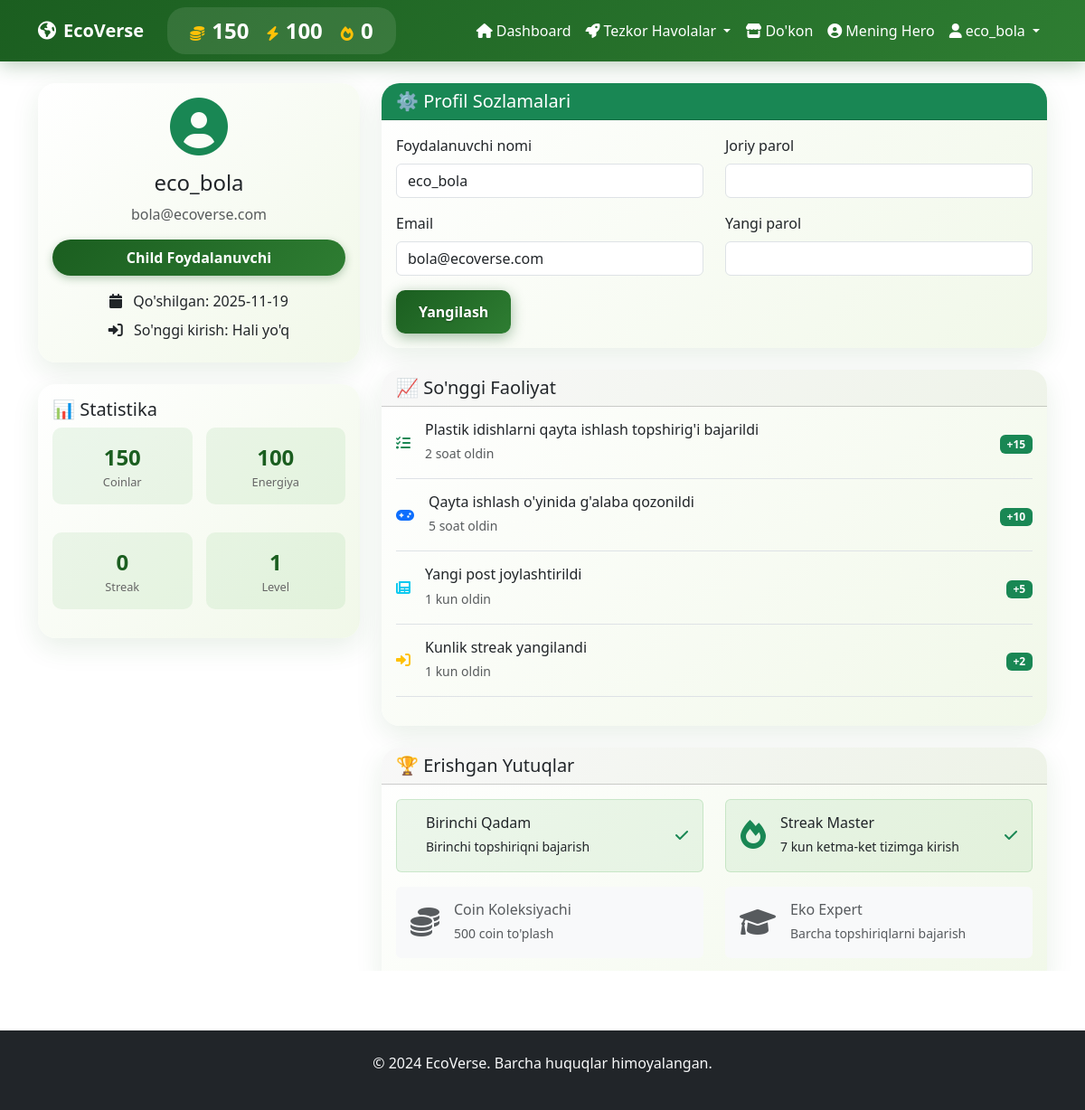
The page /profile (signed in) on the database its author committed.
### app.py (models this page shows)
class User(UserMixin, db.Model):
    id = db.Column(db.Integer, primary_key=True)
    username = db.Column(db.String(80), unique=True, nullable=False)
    email = db.Column(db.String(120), unique=True, nullable=False)
    password_hash = db.Column(db.String(200), nullable=False)
    role = db.Column(db.String(20), nullable=False, default='child')
    coins = db.Column(db.Integer, default=0)
    energy = db.Column(db.Integer, default=100)
    streak = db.Column(db.Integer, default=0)
    last_login = db.Column(db.DateTime)
    created_at = db.Column(db.DateTime, default=datetime.utcnow)
    avatar = db.Column(db.String(200), default='default.png')
    is_admin = db.Column(db.Boolean, default=False)

### app.py (the view)
@app.route('/profile')
@login_required
def profile():
    return render_template('profile.html', user=current_user)

### app.py (called while the page is built)
@login_manager.user_loader
def load_user(user_id):
    return User.query.get(int(user_id))

### templates/profile.html (shortened to what this page needs)
{% extends "base.html" %}
{% block content %}
<div class="container mt-4">
    <div class="row">
        <div class="col-md-4">
            <div class="card eco-card">
                <div class="card-body text-center">
                    <div class="profile-avatar mb-3">
                        <i class="fas fa-user-circle fa-4x text-success"></i>
                    </div>
                    <h4>{{ user.username }}</h4>
                    <p class="text-muted">{{ user.email }}</p>
                    <div class="badge-eco mb-3">
                        {{ user.role|title }} Foydalanuvchi
                    </div>
                    <div class="profile-stats">
                        <div class="stat-item mb-2">
                            <i class="fas fa-calendar me-2"></i>
                            Qo'shilgan: {{ user.created_at.strftime('%Y-%m-%d') }}
                        </div>
                        <div class="stat-item mb-2">
                            <i class="fas fa-sign-in-alt me-2"></i>
                            So'nggi kirish: {{ user.last_login.strftime('%Y-%m-%d %H:%M') if user.last_login else 'Hali yo\'q' }}
                        </div>
                    </div>
                </div>
            </div>
            <div class="card eco-card mt-4">
                <div class="card-body">
                    <h5 class="card-title">📊 Statistika</h5>
                    <div class="stats-grid">
                        <div class="stat-box text-center mb-3">
                            <div class="stat-value">{{ user.coins }}</div>
                            <div class="stat-label">Coinlar</div>
                        </div>
                        <div class="stat-box text-center mb-3">
                            <div class="stat-value">{{ user.energy }}</div>
                            <div class="stat-label">Energiya</div>
                        </div>
                        <div class="stat-box text-center mb-3">
                            <div class="stat-value">{{ user.streak }}</div>
                            <div class="stat-label">Streak</div>
                        </div>
                        <div class="stat-box text-center mb-3">
                            <div class="stat-value">{{ (user.streak // 7) + 1 }}</div>
                            <div class="stat-label">Level</div>
                        </div>
                    </div>
                </div>
            </div>
        </div>
        <div class="col-md-8">
            <div class="card eco-card mb-4">
                <div class="card-header bg-success text-white">
                    <h5 class="mb-0">⚙️ Profil Sozlamalari</h5>
                </div>
                <div class="card-body">
                    <form id="profileForm">
                        <div class="row">
                            <div class="col-md-6">
                                <div class="mb-3">
                                    <label for="username" class="form-label">Foydalanuvchi nomi</label>
                                    <input type="text" class="form-control" id="username" value="{{ user.username }}" readonly>
                                </div>
                                <div class="mb-3">
                                    <label for="email" class="form-label">Email</label>
                                    <input type="email" class="form-control" id="email" value="{{ user.email }}" readonly>
                                </div>
                            </div>
                            <div class="col-md-6">
                                <div class="mb-3">
                                    <label for="currentPassword" class="form-label">Joriy parol</label>
                                    <input type="password" class="form-control" id="currentPassword">
                                </div>
                                <div class="mb-3">
                                    <label for="newPassword" class="form-label">Yangi parol</label>
                                    <input type="password" class="form-control" id="newPassword">
                                </div>
                            </div>
                        </div>
                        <button type="submit" class="btn btn-eco">Yangilash</button>
                    </form>
                </div>
            </div>
            <div class="card eco-card">
                <div class="card-header">
                    <h5 class="mb-0">📈 So'nggi Faoliyat</h5>
                </div>
                <div class="card-body">
                    <div class="activity-list">
                        {% for activity in [
                            {"type": "task", "text": "Plastik idishlarni qayta ishlash topshirig'i bajarildi", "time": "2 soat oldin", "coins": 15},
                            {"type": "game", "text": "Qayta ishlash o'yinida g'alaba qozonildi", "time": "5 soat oldin", "coins": 10},
                            {"type": "post", "text": "Yangi post joylashtirildi", "time": "1 kun oldin", "coins": 5},
                            {"type": "login", "text": "Kunlik streak yangilandi", "time": "1 kun oldin", "coins": 2}
                        ] %}
                        <div class="activity-item d-flex align-items-center mb-3 pb-3 border-bottom">
                            <div class="activity-icon me-3">
                                {% if activity.type == 'task' %}
                                <i class="fas fa-tasks text-success"></i>
                                {% elif activity.type == 'game' %}
                                <i class="fas fa-gamepad text-primary"></i>
                                {% elif activity.type == 'post' %}
                                <i class="fas fa-newspaper text-info"></i>
                                {% else %}
                                <i class="fas fa-sign-in-alt text-warning"></i>
                                {% endif %}
                            </div>
                            <div class="activity-content flex-grow-1">
                                <h6 class="mb-1">{{ activity.text }}</h6>
                                <small class="text-muted">{{ activity.time }}</small>
                            </div>
                            <div class="activity-coins">
                                <span class="badge bg-success">+{{ activity.coins }}</span>
                            </div>
                        </div>
                        {% endfor %}
                    </div>
                </div>
            </div>
            <div class="card eco-card mt-4">
                <div class="card-header">
                    <h5 class="mb-0">🏆 Erishgan Yutuqlar</h5>
                </div>
                <div class="card-body">
                    <div class="row">
                        {% for achievement in [
                            {"name": "Birinchi Qadam", "desc": "Birinchi topshiriqni bajarish", "icon": "fas fa-footstep", "earned": true},
                            {"name": "Streak Master", "desc": "7 kun ketma-ket tizimga kirish", "icon": "fas fa-fire", "earned": true},
                            {"name": "Coin Koleksiyachi", "desc": "500 coin to'plash", "icon": "fas fa-coins", "earned": false},
                            {"name": "Eko Expert", "desc": "Barcha topshiriqlarni bajarish", "icon": "fas fa-graduation-cap", "earned": false}
                        ] %}
                        <div class="col-md-6 mb-3">
                            <div class="achievement-item d-flex align-items-center p-3 {% if achievement.earned %}bg-light-success{% else %}bg-light{% endif %} rounded">
                                <div class="achievement-icon me-3">
                                    <i class="{{ achievement.icon }} fa-2x {% if achievement.earned %}text-success{% else %}text-muted{% endif %}"></i>
                                </div>
                                <div class="achievement-content">
                                    <h6 class="mb-1 {% if not achievement.earned %}text-muted{% endif %}">{{ achievement.name }}</h6>
                                    <small class="{% if not achievement.earned %}text-muted{% endif %}">{{ achievement.desc }}</small>
                                </div>
                                {% if achievement.earned %}
                                <div class="achievement-badge ms-auto">
                                    <i class="fas fa-check text-success"></i>
                                </div>
                                {% endif %}
                            </div>
                        </div>
                        {% endfor %}
                    </div>
                </div>
            </div>
        </div>
    </div>
</div>
{% endblock %}

### templates/base.html (shortened to what this page needs)
<!DOCTYPE html>
<html lang="uz">
<head>
    <link href="https://cdn.jsdelivr.net/npm/bootstrap@5.3.0/dist/css/bootstrap.min.css" rel="stylesheet">
    <link rel="stylesheet" href="https://cdnjs.cloudflare.com/ajax/libs/font-awesome/6.0.0/css/all.min.css">
    <link rel="stylesheet" href="/static/css/eco-style.css">
    <link rel="stylesheet" href="/static/css/eco-animations.css">
</head>
<body>
    <nav class="navbar navbar-expand-lg navbar-dark navbar-eco">
        <div class="container">
            <a class="navbar-brand fw-bold" href="{{ url_for('dashboard') }}">
                <i class="fas fa-earth-americas me-2"></i>EcoVerse
            </a>
            {% if current_user.is_authenticated %}
            <div class="user-stats d-none d-md-flex">
                <div class="stat-item">
                    <i class="fas fa-coins text-warning me-1"></i>
                    <span class="stat-value text-white">{{ current_user.coins }}</span>
                </div>
                <div class="stat-item">
                    <i class="fas fa-bolt text-warning me-1"></i>
                    <span class="stat-value text-white">{{ current_user.energy }}</span>
                </div>
                <div class="stat-item">
                    <i class="fas fa-fire text-warning me-1"></i>
                    <span class="stat-value text-white">{{ current_user.streak }}</span>
                </div>
            </div>
            {% endif %}
            <div class="collapse navbar-collapse" id="navbarNav">
                <ul class="navbar-nav ms-auto">
                    {% if current_user.is_authenticated %}
                    <li class="nav-item">
                        <a class="nav-link" href="{{ url_for('dashboard') }}">
                            <i class="fas fa-home me-1"></i>Dashboard
                        </a>
                    </li>
                    <li class="nav-item dropdown">
                        <a class="nav-link dropdown-toggle" href="#" role="button" data-bs-toggle="dropdown">
                            <i class="fas fa-rocket me-1"></i>Tezkor Havolalar
                        </a>
                    </li>
                    <li class="nav-item">
                        <a class="nav-link" href="{{ url_for('shop') }}">
                            <i class="fas fa-store me-1"></i>Do'kon
                        </a>
                    </li>
                    <li class="nav-item">
                        <a class="nav-link" href="{{ url_for('hero') }}">
                            <i class="fas fa-user-circle me-1"></i>Mening Hero
                        </a>
                    </li>
                    <li class="nav-item dropdown">
                        <a class="nav-link dropdown-toggle" href="#" role="button" data-bs-toggle="dropdown">
                            <i class="fas fa-user me-1"></i>{{ current_user.username }}
                        </a>
                    </li>
                    {% endif %}
                </ul>
            </div>
        </div>
    </nav>
    <main>
        {% block content %}{% endblock %}
    </main>
    <footer class="bg-dark text-light py-4 mt-5">
        <div class="container text-center">
            <p>&copy; 2024 EcoVerse. Barcha huquqlar himoyalangan.</p>
        </div>
    </footer>
</body>
</html>

### static/css/eco-style.css (style rules this page uses)
:root { --header-green: #1B5E20; --header-green-dark: #145218; --header-green-light: #2E7D32; --button-green: #1B5E20; --button-green-hover: #145218; --button-green-light: #2E7D32; --primary-color: #1B5E20; --secondary-color: #2E7D32; --accent-color: #4CAF50; --light-green: #E8F5E8; --very-light-green: #F1F8E9; }
.btn-eco { background: linear-gradient(135deg, #1B5E20, #2E7D32) !important; color: white !important; border: none !important; border-radius: 10px; padding: 12px 25px; font-weight: 600; transition: all 0.3s ease; box-shadow: 0 4px 15px rgba(27, 94, 32, 0.4); text-shadow: 0 1px 2px rgba(0,0,0,0.3); }
button[type="submit"], input[type="submit"] { background: linear-gradient(135deg, #1B5E20, #2E7D32) !important; border: none !important; color: white !important; border-radius: 10px; padding: 12px 25px; font-weight: 600; transition: all 0.3s ease; box-shadow: 0 4px 15px rgba(27, 94, 32, 0.4); }
.badge-eco { background: linear-gradient(135deg, #1B5E20, #2E7D32) !important; color: white !important; padding: 8px 15px; border-radius: 20px; font-weight: 600; box-shadow: 0 3px 10px rgba(27, 94, 32, 0.3); }

### static/css/eco-animations.css (style rules this page uses)
:root { --header-green: #1B5E20; --header-green-dark: #145218; --header-green-light: #2E7D32; --primary-color: #1B5E20; --secondary-color: #2E7D32; --accent-color: #4CAF50; --light-green: #E8F5E8; --very-light-green: #F1F8E9; --leaf-green: #388E3C; --nature-brown: #8D6E63; --sun-yellow: #FFD54F; --water-blue: #4FC3F7; }
.eco-card { background: linear-gradient(135deg, #FFFFFF 0%, var(--very-light-green) 100%); border: none; border-radius: 20px; box-shadow: 0 10px 30px rgba(27, 94, 32, 0.1); transition: all 0.4s ease; position: relative; overflow: hidden; }
.eco-card::before { content: ''; position: absolute; top: 0; left: -100%; width: 100%; height: 100%; background: linear-gradient(90deg, transparent, rgba(76, 175, 80, 0.1), transparent); transition: left 0.6s; }
.navbar-eco { background: linear-gradient(135deg, var(--header-green), var(--header-green-light)) !important; animation: welcomeFloat 1s ease-out 2s both; box-shadow: 0 4px 20px rgba(27, 94, 32, 0.3) !important; }

### templates/base.html (style rules this page uses)
.navbar-eco { background: linear-gradient(135deg, #1B5E20, #2E7D32) !important; box-shadow: 0 2px 10px rgba(0, 0, 0, 0.1); }
.user-stats { background: rgba(255, 255, 255, 0.1); border-radius: 20px; padding: 8px 15px; margin: 0 10px; }
.stat-item { display: inline-block; margin: 0 10px; text-align: center; }
.stat-value { font-weight: bold; font-size: 1.1em; }
.nav-link { color: white !important; transition: all 0.3s ease; }

### templates/profile.html (style rules this page uses)
.profile-avatar { transition: transform 0.3s ease; }
.stats-grid { display: grid; grid-template-columns: 1fr 1fr; gap: 15px; }
.stat-box { padding: 15px; background: rgba(76, 175, 80, 0.1); border-radius: 10px; }
.stat-value { font-size: 1.5rem; font-weight: bold; color: #1B5E20; }
.stat-label { font-size: 0.8rem; color: #666; }
.activity-item { transition: all 0.3s ease; }
.bg-light-success { background: rgba(76, 175, 80, 0.1) !important; border: 1px solid rgba(76, 175, 80, 0.2); }

### rows shown on the page
User: coins "150", energy "100", streak "0", username "eco_bola", email "bola@ecoverse.com", role "Child", created_at "2025-11-19", last_login "Hali yo'q", (user.streak//7)+1 "1"

### other values the page prints
{{ activity.text }} "Plastik idishlarni qayta ishlash topshirig'i bajarildi" "Qayta ishlash o'yinida g'alaba qozonildi" "Yangi post joylashtirildi" "Kunlik streak yangilandi"
{{ activity.time }} "2 soat oldin" "5 soat oldin" "1 kun oldin" "1 kun oldin"
{{ activity.coins }} "15" "10" "5" "2"
{{ achievement.name }} "Birinchi Qadam" "Streak Master" "Coin Koleksiyachi" "Eko Expert"
{{ achievement.desc }} "Birinchi topshiriqni bajarish" "7 kun ketma-ket tizimga kirish" "500 coin to'plash" "Barcha topshiriqlarni bajarish"
